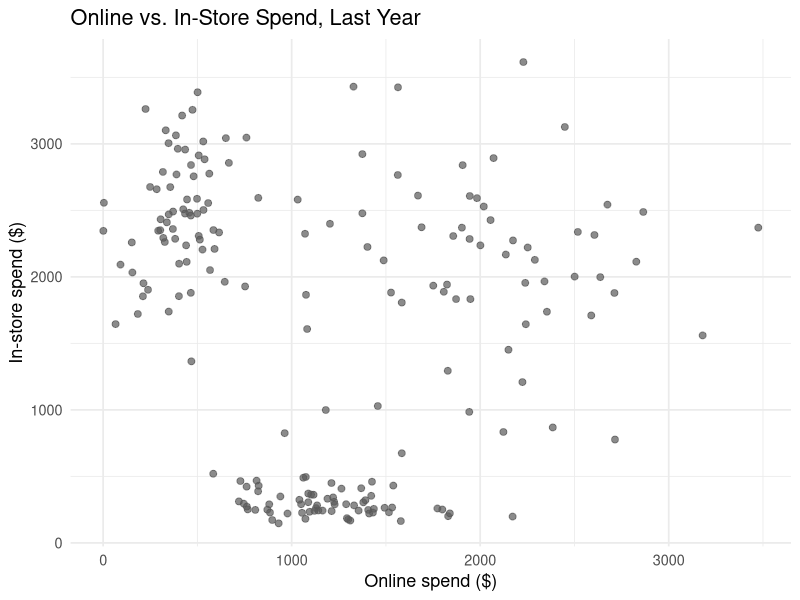
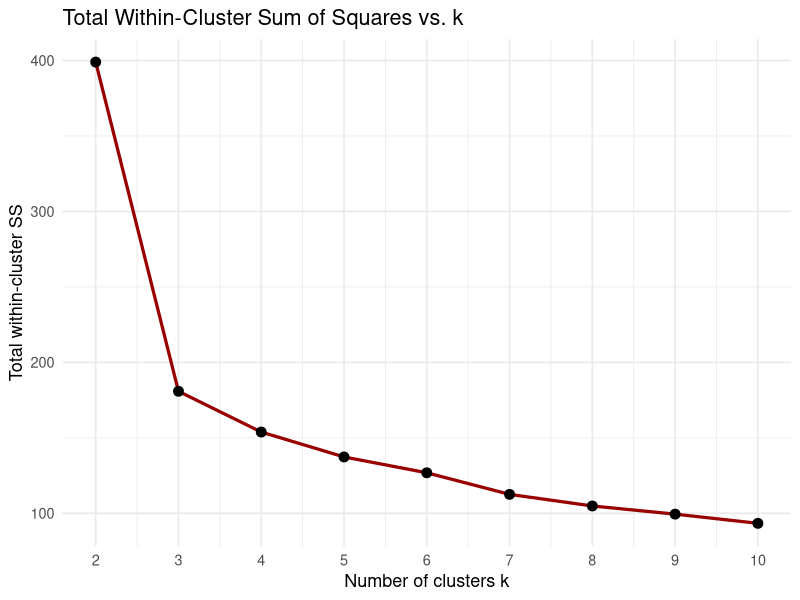
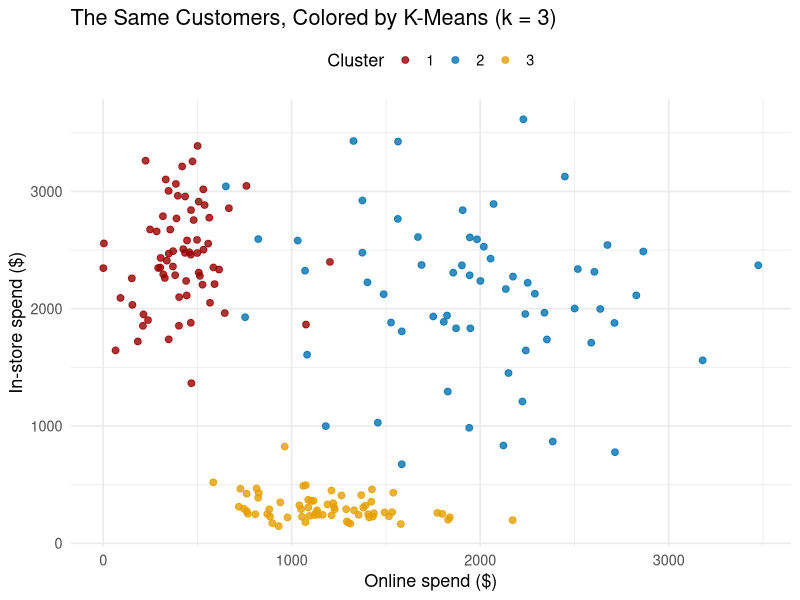
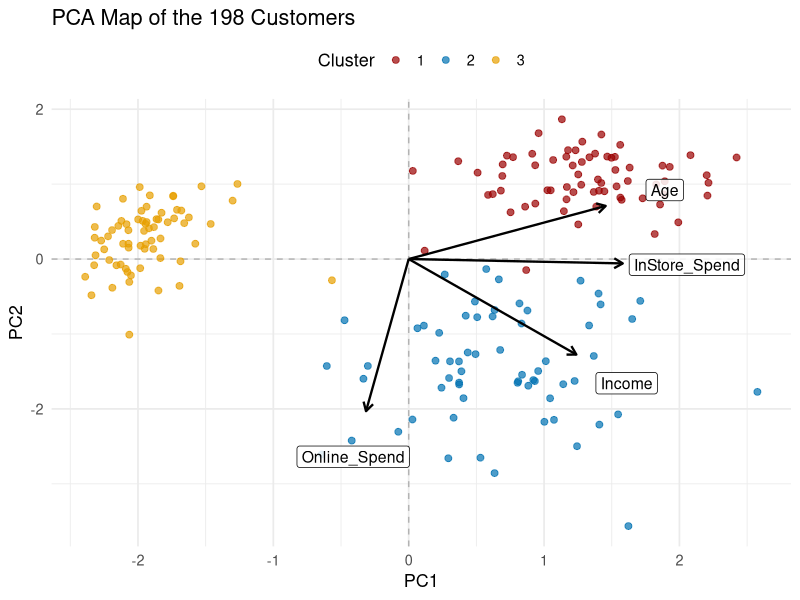

Write R code to recreate these figures, in order.
## ---- chunk 1
knitr::opts_chunk$set(message = FALSE, warning = FALSE,
                      fig.width = 8, fig.height = 4.5)
library(data.table)
library(ggplot2)
options(width = 110)
## ---- chunk 2
# load the data (the file must be in the same folder as this Rmd)
df <- fread("customer_clustering_data.csv")

# the first rows of the data
knitr::kable(head(df), format.args = list(big.mark = ","))

# a summary of the four numeric columns: smallest, middle, average, largest
num <- df[, .(Age, Income, Online_Spend, InStore_Spend)]
knitr::kable(data.table(Column   = names(num),
                        Smallest = sapply(num, min),
                        Median   = round(sapply(num, median)),
                        Average  = round(sapply(num, mean)),
                        Largest  = sapply(num, max)),
             format.args = list(big.mark = ","))
## ---- chunk 3
ggplot(df, aes(x = Online_Spend, y = InStore_Spend)) +
  geom_point(size = 2, alpha = 0.7, color = "grey35") +
  labs(title = "Online vs. In-Store Spend, Last Year",
       x = "Online spend ($)", y = "In-store spend ($)") +
  theme_minimal(base_size = 13)
## ---- chunk 4
# the four columns we cluster on
feat <- df[, .(Online_Spend, InStore_Spend, Age, Income)]

# standardize: each column becomes (value - its mean) / its standard deviation
X <- scale(feat)
knitr::kable(round(head(X), 2))

# elbow curve: run k-means for k = 2 to 10 and record the within-cluster spread
set.seed(123)
wss <- sapply(2:10, function(k) kmeans(X, centers = k, nstart = 20)$tot.withinss)
elbow <- data.table(k = 2:10, wss = round(wss, 1))
knitr::kable(elbow, col.names = c("k", "Within-cluster spread"))

ggplot(elbow, aes(x = k, y = wss)) +
  geom_line(color = "#990000", linewidth = 1.1) +
  geom_point(size = 3) +
  scale_x_continuous(breaks = 2:10) +
  labs(title = "Total Within-Cluster Sum of Squares vs. k",
       x = "Number of clusters k", y = "Total within-cluster SS") +
  theme_minimal(base_size = 13)
## ---- chunk 5
# k-means on the standardized columns; nstart = 20 tries 20 random starts
set.seed(123)
km <- kmeans(X, centers = 3, nstart = 20)
df[, cluster := factor(km$cluster)]

# profile each cluster in the ORIGINAL units (dollars, years)
profile <- df[, .(customers     = .N,
                  online_spend  = round(mean(Online_Spend)),
                  instore_spend = round(mean(InStore_Spend)),
                  total_spend   = round(mean(Online_Spend + InStore_Spend)),
                  age           = round(mean(Age), 1),
                  income        = round(mean(Income)),
                  total_all     = sum(Online_Spend + InStore_Spend)),
              keyby = cluster]
# each cluster's share of all the money customers spent
profile[, share_of_spend_pct := round(100 * total_all / sum(total_all), 1)]
profile[, total_all := NULL]
knitr::kable(profile, format.args = list(big.mark = ","),
             col.names = c("Cluster", "Customers", "Online spend (dollars)",
                           "In-store spend (dollars)", "Total spend (dollars)", "Age",
                           "Income (dollars)", "Share of all spend (%)"))

ggplot(df, aes(x = Online_Spend, y = InStore_Spend, color = cluster)) +
  geom_point(size = 2, alpha = 0.8) +
  scale_color_manual(values = c("1" = "#990000", "2" = "#0072B2", "3" = "#E69F00")) +
  labs(title = "The Same Customers, Colored by K-Means (k = 3)",
       x = "Online spend ($)", y = "In-store spend ($)", color = "Cluster") +
  theme_minimal(base_size = 13) +
  theme(legend.position = "top")
## ---- chunk 6
# the same k-means, on the raw columns (no scale())
set.seed(123)
km_raw <- kmeans(feat, centers = 3, nstart = 20)
df[, cluster_raw := factor(km_raw$cluster)]

raw_profile <- df[, .(customers     = .N,
                      online_spend  = round(mean(Online_Spend)),
                      instore_spend = round(mean(InStore_Spend)),
                      age           = round(mean(Age), 1),
                      income        = round(mean(Income))),
                  keyby = cluster_raw]
knitr::kable(raw_profile, format.args = list(big.mark = ","),
             col.names = c("Raw cluster", "Customers", "Online spend (dollars)",
                           "In-store spend (dollars)", "Age", "Income (dollars)"))

# where did each customer go? Rows: the raw clusters from this task.
# Columns: the standardized clusters from Task 4. Each cell counts the
# customers who are in both.
where <- as.data.frame.matrix(table(df$cluster_raw, df$cluster))
colnames(where) <- paste("Task 4 cluster", colnames(where))
rownames(where) <- paste("Raw cluster", rownames(where))
knitr::kable(where, align = "c",
             caption = "Number of customers in each raw cluster (rows) and each Task 4 cluster (columns)")
## ---- chunk 7
# PCA on the four columns, standardized inside prcomp()
pca <- prcomp(feat, center = TRUE, scale. = TRUE)
knitr::kable(round(summary(pca)$importance, 2))

# loadings: how much each column counts in PC1 and PC2
knitr::kable(round(pca$rotation[, 1:2], 2))

# the map: every customer at its (PC1, PC2), colored by cluster, plus the arrows
scores   <- data.table(pca$x[, 1:2], cluster = df$cluster)
loadings <- data.table(pca$rotation[, 1:2], variable = rownames(pca$rotation))
arrow_scale <- 2.5

ggplot() +
  geom_hline(yintercept = 0, linetype = "dashed", color = "grey70") +
  geom_vline(xintercept = 0, linetype = "dashed", color = "grey70") +
  geom_point(data = scores, aes(x = PC1, y = PC2, color = cluster),
             size = 2, alpha = 0.7) +
  geom_segment(data = loadings,
               aes(x = 0, y = 0, xend = PC1 * arrow_scale, yend = PC2 * arrow_scale),
               arrow = arrow(length = unit(0.25, "cm")), linewidth = 0.8) +
  geom_label(data = loadings,
             aes(x = PC1 * arrow_scale * 1.3, y = PC2 * arrow_scale * 1.3,
                 label = variable), size = 4, fill = "white", alpha = 0.85) +
  scale_color_manual(values = c("1" = "#990000", "2" = "#0072B2", "3" = "#E69F00")) +
  labs(title = "PCA Map of the 198 Customers",
       x = "PC1", y = "PC2", color = "Cluster") +
  theme_minimal(base_size = 13) +
  theme(legend.position = "top")
